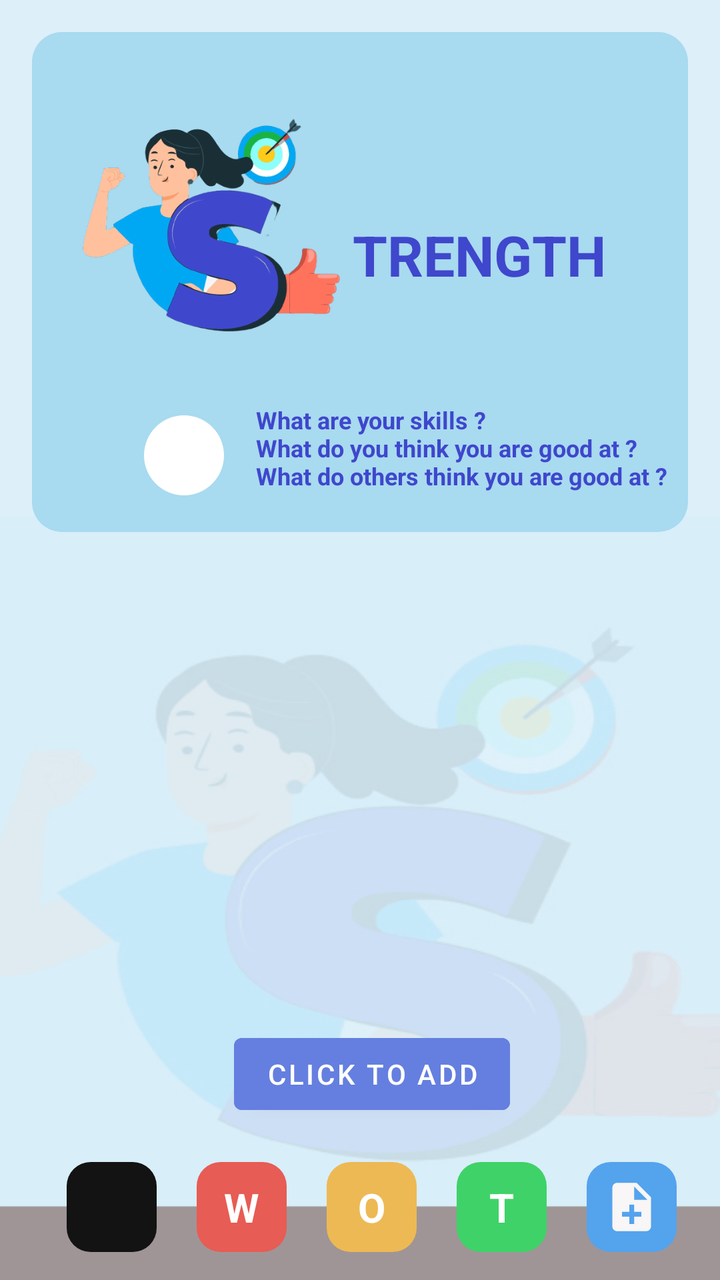
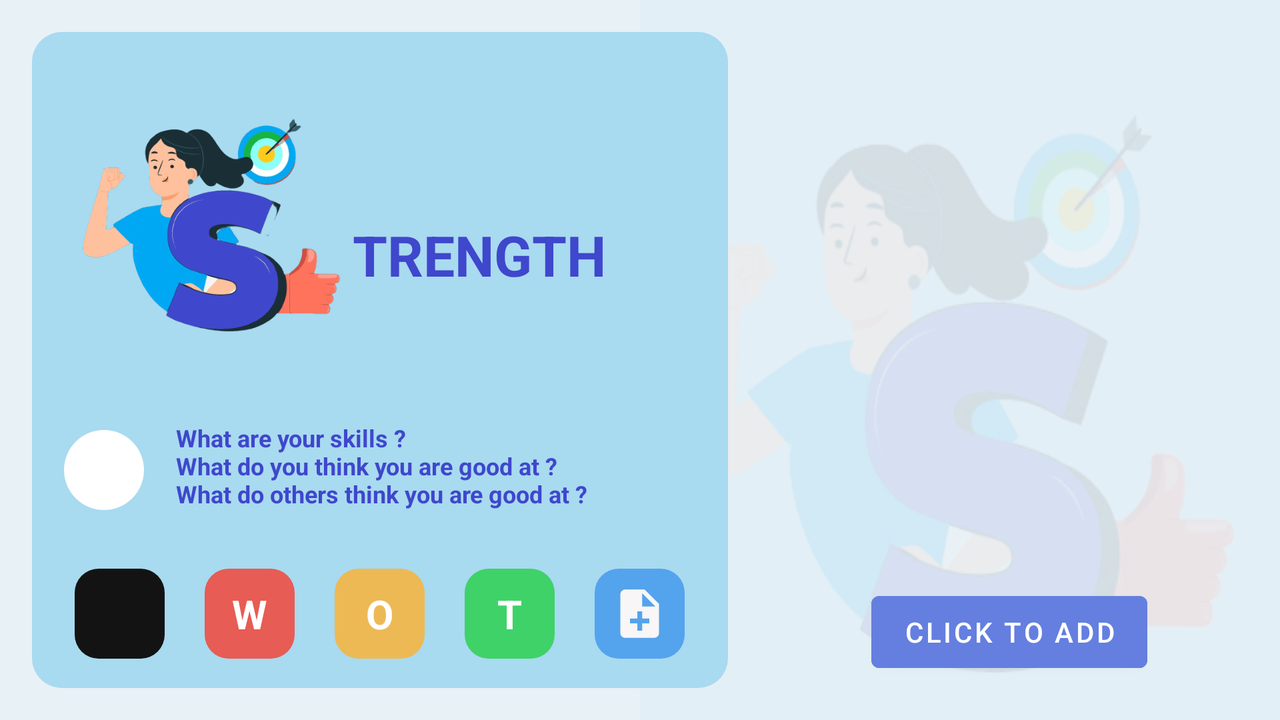

The same Android screen from two of the app's own layout files: first res/layout/ as a phone draws it, then the repository's variant for another configuration, drawn on a device whose configuration selects that folder. Both files follow.
<!-- AndroidManifest.xml: application theme Theme.Todotestapp -->
<!-- res/layout/activity_main.xml -->
<?xml version="1.0" encoding="utf-8"?>
<androidx.constraintlayout.widget.ConstraintLayout xmlns:android="http://schemas.android.com/apk/res/android"
    xmlns:app="http://schemas.android.com/apk/res-auto"
    xmlns:tools="http://schemas.android.com/tools"
    android:layout_width="match_parent"
    android:layout_height="match_parent"
    android:background="@drawable/bg_stren"
    tools:context=".MainActivity">

    <androidx.constraintlayout.widget.ConstraintLayout
        android:id="@+id/constraintLayout"
        android:layout_width="match_parent"
        android:layout_height="250dp"
        android:layout_marginStart="16dp"
        android:layout_marginTop="16dp"
        android:layout_marginEnd="16dp"
        android:background="@drawable/titlebg"
        app:layout_constraintEnd_toEndOf="parent"
        app:layout_constraintHorizontal_bias="0.0"
        app:layout_constraintStart_toStartOf="parent"
        app:layout_constraintTop_toTopOf="parent">


        <TextView
            android:id="@+id/countView"
            android:layout_width="40dp"
            android:layout_height="40dp"
            android:gravity="center"
            android:textStyle="bold"
            android:textSize="16sp"
            android:textColor="@color/strongtext"
            android:layout_marginTop="6dp"
            android:layout_marginEnd="16dp"
            android:layout_marginBottom="20dp"
            android:background="@drawable/whitebox"
            app:layout_constraintEnd_toStartOf="@+id/textView4"
            app:layout_constraintTop_toTopOf="@+id/textView4" />

        <TextView
            android:id="@+id/textView4"
            android:layout_width="wrap_content"
            android:layout_height="wrap_content"
            android:layout_marginEnd="10dp"
            android:layout_marginBottom="20dp"
            android:text="What are your skills ? \nWhat do you think you are good at ? \nWhat do others think you are good at ?"
            android:textColor="@color/strongtext"
            android:textSize="12sp"
            android:textStyle="bold"
            app:layout_constraintBottom_toBottomOf="parent"
            app:layout_constraintEnd_toEndOf="parent" />

        <TextView
            android:id="@+id/textView"
            android:layout_width="wrap_content"
            android:layout_height="wrap_content"
            android:layout_marginBottom="28dp"
            android:layout_marginStart="-12dp"
            android:padding="7dp"
            android:text="TRENGTH"
            android:textColor="@color/strongtext"
            android:textSize="28sp"
            android:textStyle="bold"
            app:layout_constraintBottom_toBottomOf="@+id/imageView3"
            app:layout_constraintStart_toEndOf="@+id/imageView3" />

        <ImageView
            android:id="@+id/imageView3"
            android:layout_width="150dp"
            android:layout_height="150dp"
            android:layout_marginStart="15dp"
            android:layout_marginTop="15dp"
            android:src="@drawable/strength"
            app:layout_constraintStart_toStartOf="parent"
            app:layout_constraintTop_toTopOf="parent" />

    </androidx.constraintlayout.widget.ConstraintLayout>

    <androidx.recyclerview.widget.RecyclerView
        android:id="@+id/recyclerView"
        android:layout_width="match_parent"
        android:layout_marginStart="7dp"
        android:layout_marginEnd="7dp"
        android:layout_height="0dp"
        android:nestedScrollingEnabled="true"
        app:layoutManager="androidx.recyclerview.widget.LinearLayoutManager"
        app:layout_constraintBottom_toTopOf="@+id/constraintLayout2"
        app:layout_constraintEnd_toEndOf="parent"
        app:layout_constraintStart_toStartOf="parent"
        app:layout_constraintTop_toBottomOf="@+id/constraintLayout" />

    <androidx.constraintlayout.widget.ConstraintLayout
        android:id="@+id/constraintLayout2"
        android:layout_width="match_parent"
        android:layout_height="wrap_content"
        android:paddingTop="10dp"
        android:layout_marginStart="2dp"
        android:layout_marginBottom="4dp"
        app:layout_constraintBottom_toBottomOf="parent"
        app:layout_constraintEnd_toEndOf="parent"
        app:layout_constraintHorizontal_bias="1.0"
        app:layout_constraintStart_toStartOf="parent">

        <Button
            android:id="@+id/adder"
            android:layout_width="wrap_content"
            android:layout_height="wrap_content"
            android:layout_marginTop="16dp"
            android:layout_marginBottom="10dp"
            android:text="Click to Add"
            android:textColor="@color/white"
            android:backgroundTint="@color/bbluebtn"
            app:layout_constraintBottom_toTopOf="@+id/linearLayout"
            app:layout_constraintEnd_toEndOf="@+id/linearLayout"
            app:layout_constraintStart_toStartOf="@+id/linearLayout"
            />

        <LinearLayout
            android:id="@+id/linearLayout"
            android:layout_width="match_parent"
            android:layout_height="wrap_content"
            android:layout_marginStart="10dp"
            android:gravity="center"
            android:orientation="horizontal"
            app:layout_constraintBottom_toBottomOf="parent"
            app:layout_constraintHorizontal_weight="10"
            app:layout_constraintStart_toStartOf="parent"
            app:layout_constraintVertical_weight="10">

            <ImageView
                android:id="@+id/homenav"
                android:layout_width="45dp"
                android:layout_height="45dp"
                android:layout_margin="10dp"
                android:background="@drawable/sbtn"
                android:src="@drawable/home_icon"
                android:padding="8dp"
                android:textSize="20sp"
                android:textStyle="bold"
                android:clickable="true"/>

            <TextView
                android:id="@+id/weaknav"
                android:layout_width="45dp"
                android:layout_height="45dp"
                android:layout_margin="10dp"
                android:background="@drawable/wbtn"
                android:text="W"
                android:textColor="@color/white"
                android:gravity="center"
                android:padding="8dp"
                android:textSize="20sp"
                android:textStyle="bold"
                android:clickable="true"/>

            <TextView
                android:id="@+id/oppornav"
                android:layout_width="45dp"
                android:layout_height="45dp"
                android:layout_margin="10dp"
                android:background="@drawable/obtn"
                android:text="O"
                android:textColor="@color/white"
                android:gravity="center"
                android:padding="8dp"
                android:textSize="20sp"
                android:textStyle="bold"
                android:clickable="true"/>
            <TextView
                android:id="@+id/thnav"
                android:layout_width="45dp"
                android:layout_height="45dp"
                android:layout_margin="10dp"
                android:background="@drawable/tbtn"
                android:text="T"
                android:textColor="@color/white"
                android:gravity="center"
                android:padding="8dp"
                android:textSize="20sp"
                android:textStyle="bold"
                android:clickable="true"/>

            <ImageView
                android:id="@+id/todonav"
                android:layout_width="45dp"
                android:layout_height="45dp"
                android:layout_margin="10dp"
                android:background="@drawable/todobtn"
                android:src="@drawable/todo"
                android:padding="8dp"
                android:textSize="20sp"
                android:textStyle="bold"
                android:clickable="true"/>



        </LinearLayout>

    </androidx.constraintlayout.widget.ConstraintLayout>

</androidx.constraintlayout.widget.ConstraintLayout>
<!-- resources referenced by this layout -->
<resources>
  <color name="bbluebtn">#647FDF</color>
  <color name="strongtext">#3F47CC</color>
  <color name="white">#FFFFFFFF</color>
  <!-- drawable bg_stren: jpg bitmap (drawable, 38281 bytes) -->
  <!-- drawable obtn (drawable) -->
  <?xml version="1.0" encoding="utf-8"?>
  <shape xmlns:android="http://schemas.android.com/apk/res/android" android:shape="rectangle">
      <solid android:color="#EDB954"/>
      <corners android:radius="12dp"/>
  
  
  </shape>
  <!-- drawable sbtn (drawable) -->
  <?xml version="1.0" encoding="utf-8"?>
  <shape xmlns:android="http://schemas.android.com/apk/res/android" android:shape="rectangle">
      <solid android:color="#131313"/>
      <corners android:radius="12dp"/>
  
  
  </shape>
  <!-- drawable strength: png bitmap (drawable, 108958 bytes) -->
  <!-- drawable tbtn (drawable) -->
  <?xml version="1.0" encoding="utf-8"?>
  <shape xmlns:android="http://schemas.android.com/apk/res/android" android:shape="rectangle">
      <solid android:color="#3FD268"/>
      <corners android:radius="12dp"/>
  
  
  </shape>
  <!-- drawable titlebg (drawable) -->
  <?xml version="1.0" encoding="utf-8"?>
  <shape xmlns:android="http://schemas.android.com/apk/res/android" android:shape="rectangle">
      <corners android:radius="15dp"/>
      <solid android:color="#A8DAF0"/>
  </shape>
  <!-- drawable todo (drawable) -->
  <vector android:autoMirrored="true" android:height="24dp"
      android:tint="#F8F6F6" android:viewportHeight="24"
      android:viewportWidth="24" android:width="24dp" xmlns:android="http://schemas.android.com/apk/res/android">
      <path android:fillColor="@android:color/white" android:pathData="M14,2L6,2c-1.1,0 -1.99,0.9 -1.99,2L4,20c0,1.1 0.89,2 1.99,2L18,22c1.1,0 2,-0.9 2,-2L20,8l-6,-6zM16,16h-3v3h-2v-3L8,16v-2h3v-3h2v3h3v2zM13,9L13,3.5L18.5,9L13,9z"/>
  </vector>
  <!-- drawable todobtn (drawable) -->
  <?xml version="1.0" encoding="utf-8"?>
  <shape xmlns:android="http://schemas.android.com/apk/res/android" android:shape="rectangle">
      <solid android:color="#54A3ED"/>
      <corners android:radius="12dp"/>
  
  
  </shape>
  <!-- drawable wbtn (drawable) -->
  <?xml version="1.0" encoding="utf-8"?>
  <shape xmlns:android="http://schemas.android.com/apk/res/android" android:shape="rectangle">
      <solid android:color="#E75C54"/>
      <corners android:radius="12dp"/>
  
  
  </shape>
  <!-- drawable whitebox (drawable) -->
  <?xml version="1.0" encoding="utf-8"?>
  <shape xmlns:android="http://schemas.android.com/apk/res/android" android:shape="rectangle">
      <solid android:color="@color/regbgboxc"/>
      <corners android:radius="25dp"/>
  
  
  </shape>
  <style name="Theme.Todotestapp" parent="Theme.MaterialComponents.DayNight.DarkActionBar">
          
          <item name="colorPrimary">@color/purple_500</item>
          <item name="colorPrimaryVariant">#2E2C32</item>
          <item name="colorOnPrimary">@color/white</item>
          
          <item name="colorSecondary">@color/teal_200</item>
          <item name="colorSecondaryVariant">@color/teal_700</item>
          <item name="colorOnSecondary">@color/black</item>
          
          <item name="android:statusBarColor">?attr/colorPrimaryVariant</item>
          
          <item name="android:navigationBarColor">#333232</item>
      </style>
  <color name="regbgboxc">#FFFFFFFF</color>
  <color name="purple_500">#FF6200EE</color>
  <color name="teal_200">#FF03DAC5</color>
  <color name="teal_700">#FF018786</color>
  <color name="black">#FF000000</color>
</resources>
<!-- res/layout-land/activity_main.xml (the repository's variant of the layout above) -->
<!-- drawn on the phone turned sideways -->
<?xml version="1.0" encoding="utf-8"?>
<androidx.constraintlayout.widget.ConstraintLayout xmlns:android="http://schemas.android.com/apk/res/android"
    xmlns:app="http://schemas.android.com/apk/res-auto"
    xmlns:tools="http://schemas.android.com/tools"
    android:layout_width="match_parent"
    android:layout_height="match_parent"
    android:background="@drawable/bg_strength_land"
    tools:context=".MainActivity">

    <androidx.constraintlayout.widget.ConstraintLayout
        android:id="@+id/constraintLayout"
        android:layout_width="0dp"
        android:layout_height="match_parent"
        android:layout_marginStart="16dp"
        android:layout_marginTop="16dp"
        android:layout_marginBottom="16dp"
        android:background="@drawable/titlebg"
        app:layout_constraintEnd_toStartOf="@+id/guideline3"
        app:layout_constraintStart_toStartOf="parent"
        app:layout_constraintTop_toTopOf="parent">

        <LinearLayout
            android:id="@+id/linearLayout"
            android:layout_width="match_parent"
            android:layout_height="64dp"
            android:layout_margin="5dp"
            android:gravity="center"
            android:orientation="horizontal"
            app:layout_constraintBottom_toBottomOf="parent"
            tools:layout_editor_absoluteX="5dp">

            <ImageView
                android:id="@+id/homenav"
                android:layout_width="45dp"
                android:layout_height="45dp"
                android:layout_margin="10dp"
                android:background="@drawable/sbtn"
                android:clickable="true"
                android:padding="8dp"
                android:src="@drawable/home_icon"
                android:textSize="20sp"
                android:textStyle="bold" />

            <TextView
                android:id="@+id/weaknav"
                android:layout_width="45dp"
                android:layout_height="45dp"
                android:layout_margin="10dp"
                android:background="@drawable/wbtn"
                android:clickable="true"
                android:gravity="center"
                android:padding="8dp"
                android:text="W"
                android:textColor="@color/white"
                android:textSize="20sp"
                android:textStyle="bold" />

            <TextView
                android:id="@+id/oppornav"
                android:layout_width="45dp"
                android:layout_height="45dp"
                android:layout_margin="10dp"
                android:background="@drawable/obtn"
                android:clickable="true"
                android:gravity="center"
                android:padding="8dp"
                android:text="O"
                android:textColor="@color/white"
                android:textSize="20sp"
                android:textStyle="bold" />

            <TextView
                android:id="@+id/thnav"
                android:layout_width="45dp"
                android:layout_height="45dp"
                android:layout_margin="10dp"
                android:background="@drawable/tbtn"
                android:clickable="true"
                android:gravity="center"
                android:padding="8dp"
                android:text="T"
                android:textColor="@color/white"
                android:textSize="20sp"
                android:textStyle="bold" />

            <ImageView
                android:id="@+id/todonav"
                android:layout_width="45dp"
                android:layout_height="45dp"
                android:layout_margin="10dp"
                android:background="@drawable/todobtn"
                android:clickable="true"
                android:padding="8dp"
                android:src="@drawable/todo"
                android:textSize="20sp"
                android:textStyle="bold" />


        </LinearLayout>


        <TextView
            android:id="@+id/countView"
            android:layout_width="40dp"
            android:layout_height="40dp"
            android:gravity="center"
            android:textStyle="bold"
            android:textSize="16sp"
            android:textColor="@color/strongtext"
            android:layout_marginStart="16dp"
            android:layout_marginBottom="20dp"
            android:background="@drawable/whitebox"
            app:layout_constraintBottom_toTopOf="@+id/linearLayout"
            app:layout_constraintStart_toStartOf="parent" />

        <TextView
            android:id="@+id/textView4"
            android:layout_width="wrap_content"
            android:layout_height="wrap_content"
            android:layout_marginStart="16dp"
            android:text="What are your skills ? \nWhat do you think you are good at ? \nWhat do others think you are good at ?"
            android:textColor="@color/strongtext"
            android:textSize="12sp"
            android:textStyle="bold"
            app:layout_constraintBottom_toBottomOf="@+id/countView"
            app:layout_constraintStart_toEndOf="@+id/countView" />

        <TextView
            android:id="@+id/textView"
            android:layout_width="wrap_content"
            android:layout_height="wrap_content"
            android:layout_marginStart="-12dp"
            android:layout_marginBottom="28dp"
            android:padding="7dp"
            android:text="TRENGTH"
            android:textColor="@color/strongtext"
            android:textSize="28sp"
            android:textStyle="bold"
            app:layout_constraintBottom_toBottomOf="@+id/imageView3"
            app:layout_constraintStart_toEndOf="@+id/imageView3" />

        <ImageView
            android:id="@+id/imageView3"
            android:layout_width="150dp"
            android:layout_height="150dp"
            android:layout_marginStart="15dp"
            android:layout_marginTop="15dp"
            android:src="@drawable/strength"
            app:layout_constraintStart_toStartOf="parent"
            app:layout_constraintTop_toTopOf="parent" />


    </androidx.constraintlayout.widget.ConstraintLayout>

    <androidx.recyclerview.widget.RecyclerView
        android:id="@+id/recyclerView"
        android:layout_width="0dp"
        android:layout_height="0dp"
        android:layout_marginStart="16dp"
        android:layout_marginTop="16dp"
        android:layout_marginEnd="16dp"
        android:nestedScrollingEnabled="true"
        app:layoutManager="androidx.recyclerview.widget.LinearLayoutManager"
        app:layout_constraintBottom_toTopOf="@+id/constraintLayout2"
        app:layout_constraintEnd_toEndOf="parent"
        app:layout_constraintHorizontal_bias="0.0"
        app:layout_constraintStart_toStartOf="@+id/guideline3"
        app:layout_constraintTop_toTopOf="parent" />

    <androidx.constraintlayout.widget.ConstraintLayout
        android:id="@+id/constraintLayout2"
        android:layout_width="340dp"
        android:layout_height="wrap_content"
        android:layout_marginStart="5dp"
        android:layout_marginBottom="10dp"
        android:paddingTop="10dp"
        app:layout_constraintBottom_toBottomOf="parent"
        app:layout_constraintEnd_toEndOf="parent"
        app:layout_constraintStart_toEndOf="@+id/constraintLayout">

        <Button
            android:id="@+id/adder"
            android:layout_width="wrap_content"
            android:layout_height="wrap_content"
            android:gravity="center"
            android:text="Click to Add"
            android:textColor="@color/white"
            android:backgroundTint="@color/bbluebtn"
            android:layout_marginBottom="10dp"
            app:layout_constraintBottom_toBottomOf="parent"
            app:layout_constraintEnd_toEndOf="parent"
            app:layout_constraintStart_toStartOf="parent" />

    </androidx.constraintlayout.widget.ConstraintLayout>

    <androidx.constraintlayout.widget.Guideline
        android:id="@+id/guideline3"
        android:layout_width="wrap_content"
        android:layout_height="wrap_content"
        android:orientation="vertical"
        app:layout_constraintGuide_begin="364dp" />

</androidx.constraintlayout.widget.ConstraintLayout>
<!-- resources referenced by the variant -->
<!-- as the phone turned sideways resolves them -->
<resources>
  <color name="bbluebtn">#647FDF</color>
  <color name="strongtext">#3F47CC</color>
  <color name="white">#FFFFFFFF</color>
  <!-- drawable bg_strength_land: png bitmap (drawable, 37783 bytes) -->
  <!-- drawable obtn (drawable) -->
  <?xml version="1.0" encoding="utf-8"?>
  <shape xmlns:android="http://schemas.android.com/apk/res/android" android:shape="rectangle">
      <solid android:color="#EDB954"/>
      <corners android:radius="12dp"/>
  
  
  </shape>
  <!-- drawable sbtn (drawable) -->
  <?xml version="1.0" encoding="utf-8"?>
  <shape xmlns:android="http://schemas.android.com/apk/res/android" android:shape="rectangle">
      <solid android:color="#131313"/>
      <corners android:radius="12dp"/>
  
  
  </shape>
  <!-- drawable strength: png bitmap (drawable, 108958 bytes) -->
  <!-- drawable tbtn (drawable) -->
  <?xml version="1.0" encoding="utf-8"?>
  <shape xmlns:android="http://schemas.android.com/apk/res/android" android:shape="rectangle">
      <solid android:color="#3FD268"/>
      <corners android:radius="12dp"/>
  
  
  </shape>
  <!-- drawable titlebg (drawable) -->
  <?xml version="1.0" encoding="utf-8"?>
  <shape xmlns:android="http://schemas.android.com/apk/res/android" android:shape="rectangle">
      <corners android:radius="15dp"/>
      <solid android:color="#A8DAF0"/>
  </shape>
  <!-- drawable todo (drawable) -->
  <vector android:autoMirrored="true" android:height="24dp"
      android:tint="#F8F6F6" android:viewportHeight="24"
      android:viewportWidth="24" android:width="24dp" xmlns:android="http://schemas.android.com/apk/res/android">
      <path android:fillColor="@android:color/white" android:pathData="M14,2L6,2c-1.1,0 -1.99,0.9 -1.99,2L4,20c0,1.1 0.89,2 1.99,2L18,22c1.1,0 2,-0.9 2,-2L20,8l-6,-6zM16,16h-3v3h-2v-3L8,16v-2h3v-3h2v3h3v2zM13,9L13,3.5L18.5,9L13,9z"/>
  </vector>
  <!-- drawable todobtn (drawable) -->
  <?xml version="1.0" encoding="utf-8"?>
  <shape xmlns:android="http://schemas.android.com/apk/res/android" android:shape="rectangle">
      <solid android:color="#54A3ED"/>
      <corners android:radius="12dp"/>
  
  
  </shape>
  <!-- drawable wbtn (drawable) -->
  <?xml version="1.0" encoding="utf-8"?>
  <shape xmlns:android="http://schemas.android.com/apk/res/android" android:shape="rectangle">
      <solid android:color="#E75C54"/>
      <corners android:radius="12dp"/>
  
  
  </shape>
  <!-- drawable whitebox (drawable) -->
  <?xml version="1.0" encoding="utf-8"?>
  <shape xmlns:android="http://schemas.android.com/apk/res/android" android:shape="rectangle">
      <solid android:color="@color/regbgboxc"/>
      <corners android:radius="25dp"/>
  
  
  </shape>
  <style name="Theme.Todotestapp" parent="Theme.MaterialComponents.DayNight.DarkActionBar">
          
          <item name="colorPrimary">@color/purple_500</item>
          <item name="colorPrimaryVariant">#2E2C32</item>
          <item name="colorOnPrimary">@color/white</item>
          
          <item name="colorSecondary">@color/teal_200</item>
          <item name="colorSecondaryVariant">@color/teal_700</item>
          <item name="colorOnSecondary">@color/black</item>
          
          <item name="android:statusBarColor">?attr/colorPrimaryVariant</item>
          
          <item name="android:navigationBarColor">#333232</item>
      </style>
  <color name="regbgboxc">#FFFFFFFF</color>
  <color name="purple_500">#FF6200EE</color>
  <color name="teal_200">#FF03DAC5</color>
  <color name="teal_700">#FF018786</color>
  <color name="black">#FF000000</color>
</resources>
